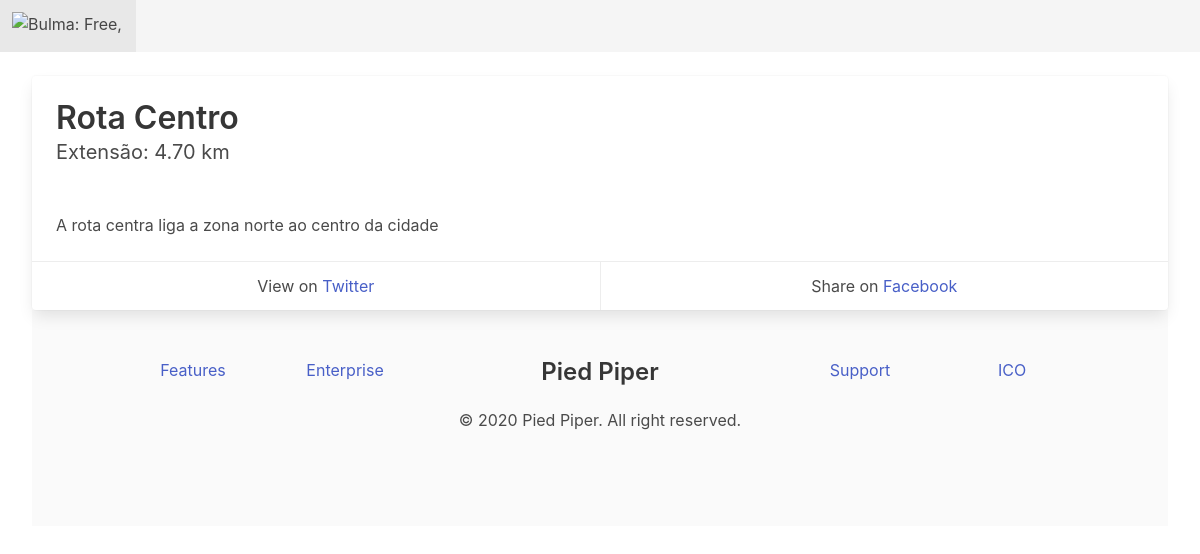
Before: /4/ with the older database file.
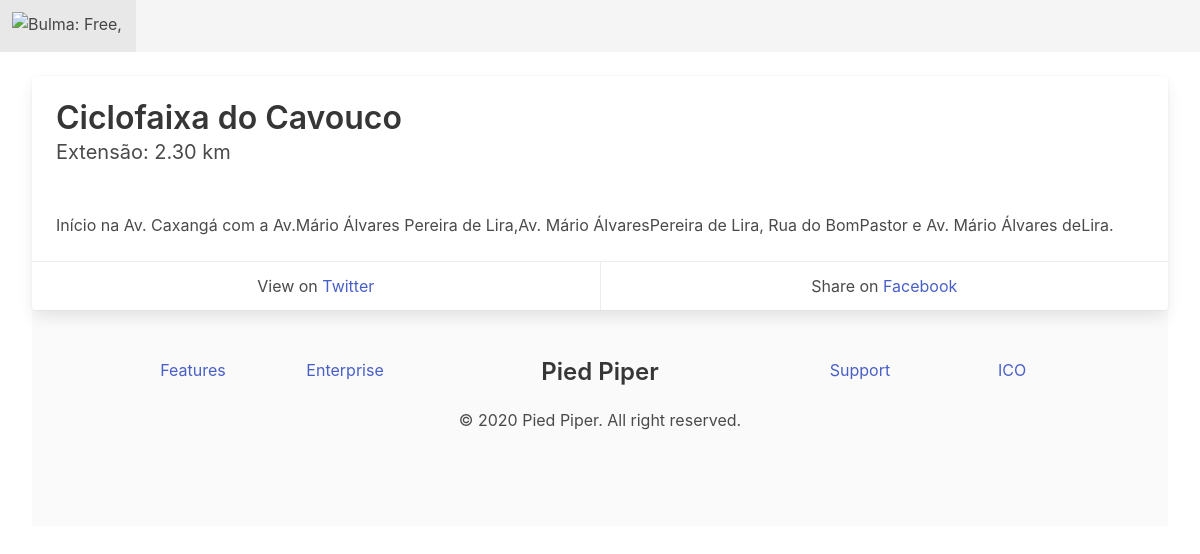
After: the same page with the newer database file.
### rotas/models.py (models this page shows, shortened)
class Rotas(models.Model):
    nome = models.CharField('Nome', max_length=50)
    descricao = models.CharField('Descrição', max_length=500)
    tamanho = models.DecimalField('Tamanho da Rota em Km', max_digits=4, decimal_places=2)
    create_at = models.DateTimeField(auto_now_add=True)
    update_at = models.DateTimeField(auto_now=True)

### rotas/views.py (the view)
# urls.py: path('<int:pk>/', RotasDetailView.as_view(), name='rotas-detail'),
class RotasDetailView(DetailView):
    model = Rotas

### rotas/templates/rotas/rotas_detail.html
{% extends 'base.html' %}
{% block content %}
    <div class="card">
        <div class="card-content">
            <p class="title">
                {{ object.nome }}
            </p>
            <p class="subtitle">
                Extensão: {{ object.tamanho }} km
            </p>
        </div>
        <div class="card-content">
            <div class="content">
                {{ object.descricao }}
            </div>
        </div>
        <footer class="card-footer">
            <p class="card-footer-item">
      <span>
        View on <a href="https://twitter.com/codinghorror/status/506010907021828096">Twitter</a>
      </span>
            </p>
            <p class="card-footer-item">
      <span>
        Share on <a href="#">Facebook</a>
      </span>
            </p>
        </footer>
    </div>
{% endblock content %}

Changed rows visible on the page:
changed Rotas: nome "Rota Centro" → "Ciclofaixa do Cavouco"; tamanho "4.70" → "2.30"; descricao "A rota centra liga a zona norte ao centro da cidade" → "Início na Av. Caxangá com a Av.Mário Álvares Pereira de Lira,Av. Mário ÁlvaresPereira de Lira, Rua do BomPastor e Av. Mário Álvares deLira."
